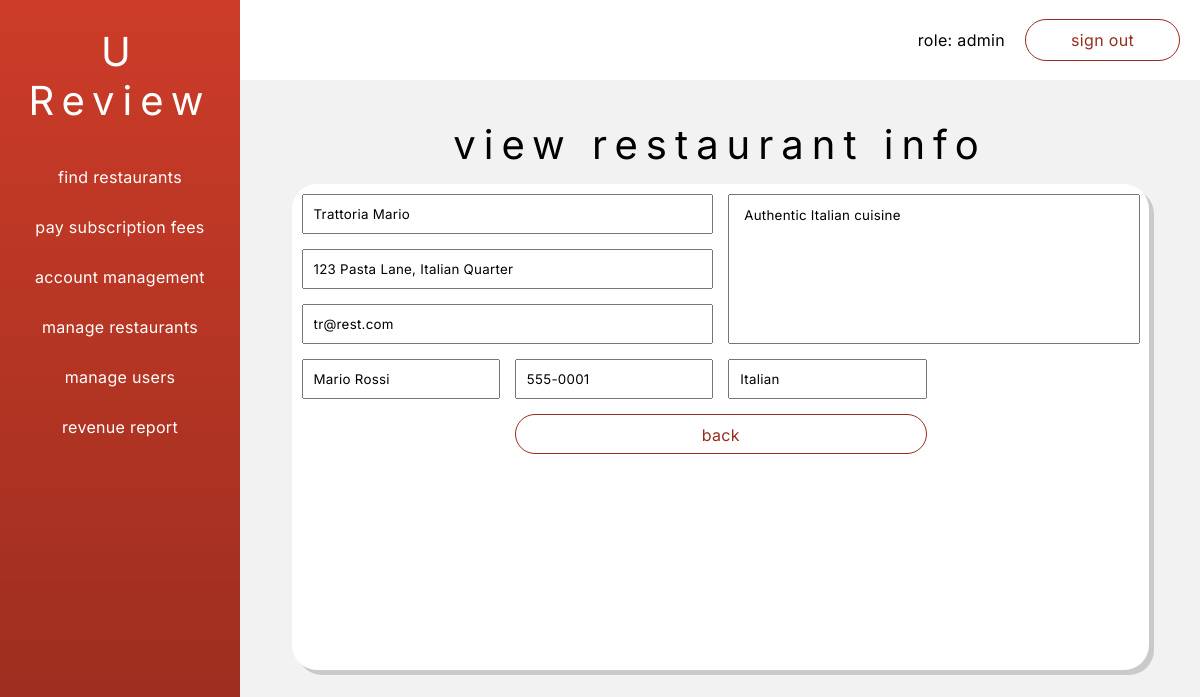
/phpViews/findRestaurant/findRestaurantInfo.php?restaurant_id=1 (signed in), run on the app's committed database.
### tables this page shows
CREATE TABLE IF NOT EXISTS `restaurant` (
  `restaurant_id` int NOT NULL AUTO_INCREMENT,
  `restaurant_name` varchar(30) NOT NULL,
  `description` varchar(60) NOT NULL,
  `address` varchar(120) NOT NULL,
  `owner_name` varchar(30) NOT NULL,
  `phone` varchar(12) NOT NULL,
  `email` varchar(60) NOT NULL,
  `type` varchar(60) NOT NULL,
  `user_id` int NOT NULL,
  PRIMARY KEY (`restaurant_id`),
  KEY `user_id` (`user_id`)
);

### security/sanitize.php (called while the page is built)
<?php
function sanitize($conn, $string) {
    $string = stripslashes($string);
    $string = $conn->real_escape_string($string);
    return htmlentities($string);
}
?>

### phpViews/findRestaurant/findRestaurantInfo.php (the view, shortened to what this page needs)
<!DOCTYPE html>
<html lang="en">
<head>
    <link rel="stylesheet" href="../../styles.css">
</head>
<body>
    <div class="dashboard-container">
        <div class="dashboard-left-container">
            <h1 class="dashboard-nav-title">U Review</h1>
            <?php
                require_once "../../components/dashboardleftContainer.php";
            ?>
        </div>
        <div class="dashboard-right-container">
            <?php
                require_once "../../components/dashboardNavBar.php";
            ?>
            <div class="dashboard-main">
                <div class="title">view restaurant info</div>
                <div class="dashboard-list-container">
                    <?php
                        require_once '../../security/checksession.php';
                        require_once '../../security/sanitize.php';
                        $conn = new mysqli($hn, $un, $pw, $db);
                        if(isset($_GET['restaurant_id'])){
                            $restaurant_id = sanitize($conn, $_GET['restaurant_id']);
                            $query = "SELECT * FROM restaurant WHERE restaurant_id=$restaurant_id";
                            $result = $conn->query($query);
                            if($result->num_rows > 0){
                                while($row = $result->fetch_array(MYSQLI_ASSOC)){
                                    echo <<<_END
                                        <form class='restaurant-input-grid' method='post' action='updateRestaurant.php'>
                                            <input readonly required value='$row[restaurant_name]' name='restaurant-name' id='restaurant-name' placeholder='restaurant name'  type='text'>
                                            <input readonly required value='$row[address]' maxlength='60' type='text' name='restaurant-address' id='restaurant-address' placeholder='address'>
                                            <input readonly required value='$row[email]' maxlength='60' type='email' name='restaurant-email' id='restaurant-email' placeholder='email'>
                                            <input readonly required value='$row[owner_name]' maxlength='30' type='text' name='restaurant-owner-name' id='restaurant-owner-name' placeholder='owner name'>
                                            <input readonly required value='$row[phone]' maxlength='12' type='tel' name='restaurant-phone' id='restaurant-phone' placeholder='phone'>
                                            <textarea readonly required maxlength='60' type='text' name='restaurant-description' id='restaurant-description' placeholder='description'>$row[description]</textarea>
                                            <input readonly required value='$row[type]' maxlength='30'type='text' name='restaurant-type' id='restaurant-type' placeholder='type'>
                                            <a href="findRestaurant.php" id="cancel-change-restaurant">back</a>
                                            <input type='hidden' name='restaurant_id' value='$row[restaurant_id]'>
                                        </form>
                                    _END;
                                }
                            }
                            else{
                                echo "No data found <br>";
                            }
                        }
                    ?>
                </div>
            </div>
    </div>
</body>
</html>

### styles.css (style rules this page uses)
:root { --white: white; --lightRed: #cc3c28; --darkRed: #972c1e; --redGradient: linear-gradient( var(--lightRed), var(--darkRed) ); --lightgrey: #f2f2f2; --darkgrey:#cacaca; }
* { font-family: "Inter", sans-serif; letter-spacing: .02em; font-weight: normal; scroll-behavior: smooth; }
body { height: 100vh; width: 100vw; margin:0; padding:0; display: flex; flex-direction: column; justify-content: center; align-items: center; }
.title { font-size: 64px; letter-spacing: .2em; text-align: center; }
.dashboard-container { width: 100vw; height: 100vh; margin: 0; padding: 0; display:flex; }
.dashboard-left-container { width: 20%; background:var(--redGradient); height: 100%; overflow: scroll; scroll-behavior: smooth; }
.dashboard-right-container { width: 80%; height: 100%; }
.dashboard-main { height: 90%; background-color: var(--lightgrey); display: flex; flex-direction: column; align-items: center; gap: 15px; padding:15px; padding-top: 40px; box-sizing: border-box; }
.dashboard-nav-title { font-size: 40px; text-align: center; color: var(--white); letter-spacing: 0.2em; }
.dashboard-list-container { width: 90%; height: 70%; border-radius: 25px; background-color: white; box-shadow: 5px 5px var(--darkgrey); padding: 10px; overflow: scroll; }
.restaurant-input-grid { width: 100%; display: grid; height: 60%; gap: 15px; grid-template-columns: repeat(4,1fr); grid-template-rows: repeat(7,1fr); }
.restaurant-input-grid > input { padding-left: 10px; }
.restaurant-input-grid > textarea { padding-left: 15px; padding-top: 12px; }
#restaurant-name { grid-row: 1; grid-column: 1 / span 2; }
#restaurant-address { grid-row: 2; grid-column: 1 / span 2; }
#restaurant-email { grid-row: 3; grid-column: 1 / span 2; }
#restaurant-owner-name { grid-row: 4; grid-column: 1 / span 1; }
#restaurant-phone { grid-row: 4; grid-column: 2 / span 1; }
#restaurant-description { grid-row: 1 / span 3; grid-column: 3 / span 2; resize: none; }
#restaurant-type { grid-row: 4; grid-column: 3 / span 1F; }
#cancel-change-restaurant { grid-row: 5; grid-column: 2 / span 2; background: transparent; color: var(--darkRed); border: 1px solid var(--darkRed); border-radius: 150px; text-align: center; padding: 10px; text-decoration: none; }
@media screen and (max-height: 1000px) { .title { font-size: 40px; } }
@media screen and (max-height: 1000px) { .restaurant-input-grid { width: 79%; display: grid; height: 60%; gap: 15px; grid-template-columns: repeat(4,30%); grid-template-rows: repeat(6,40px); } }

### data on the page
restaurant: restaurant-name "Trattoria Mario", restaurant-address "123 Pasta Lane, Italian Quarter", restaurant-email "tr@rest.com", restaurant-owner-name "Mario Rossi", restaurant-phone "555-0001", restaurant-description "Authentic Italian cuisine", restaurant-type "Italian"

### other printed values
$role "admin"
